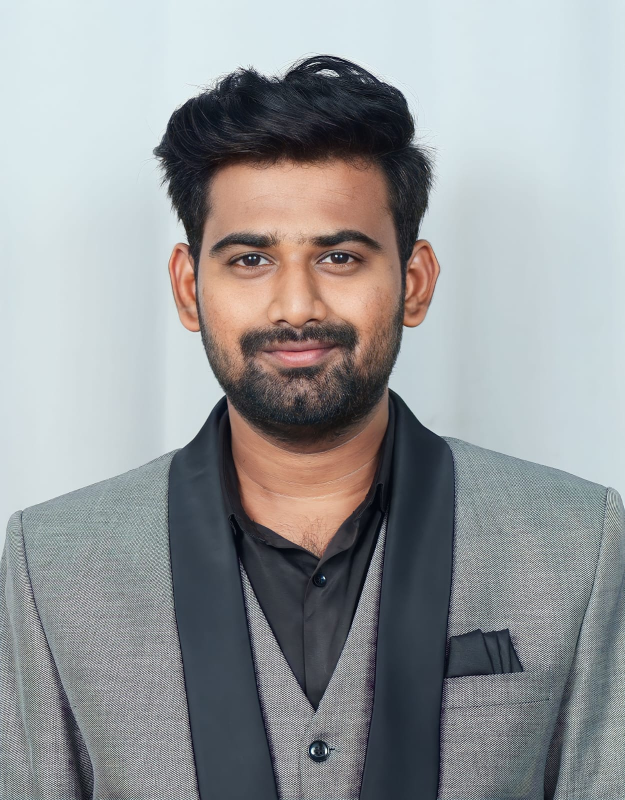
#> input picture opencv/demoimages/passportsize.jpeg, 1250 x 1600 px (shown at 1/2 size)
$ python cannyedgedetection.py
#> lines starting #> are read from the running program, lines starting #| are printed output that depends on the picture
import os
import cv2
import numpy as np
import matplotlib.pyplot as plt
def callback(input):
    pass
def cannyEdgeDetection():
    root = os.getcwd()
    imgPath = os.path.join(root, 'demoimages//passportsize.jpeg')
    img = cv2.imread(imgPath)
#> img is the input picture: shape (1600, 1250, 3); mean B, G, R 154.1, 152.4, 149.8
    imgGray = cv2.cvtColor(img, cv2.COLOR_BGR2GRAY)
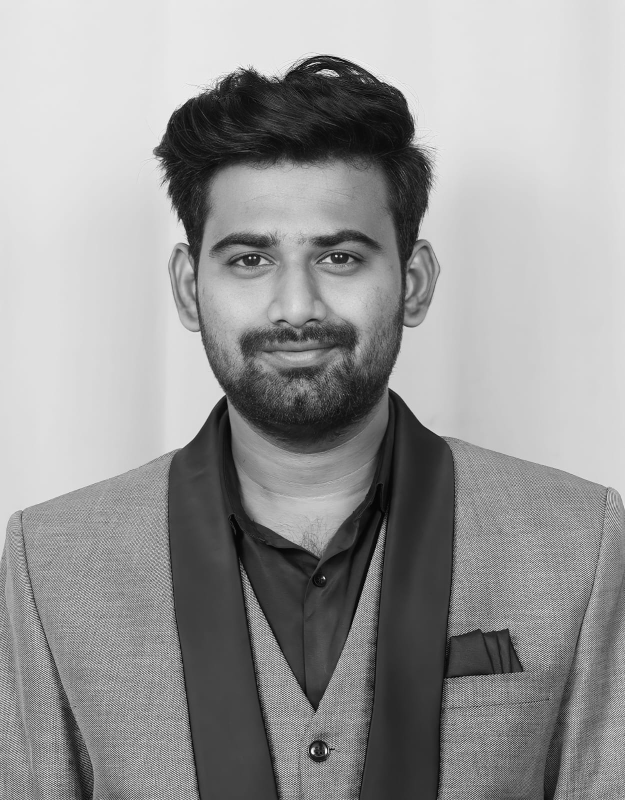
#> imgGray: shape (1600, 1250) (shown at 1/2 size); min 0, max 255, mean 151.7

    height,width,_= img.shape
#> height = 1600; width = 1250
    scale = 1/5
    width = int(width * scale)
#> width = 250
    height = int(height * scale)
#> height = 320
    img = cv2.resize(img, (width, height),interpolation=cv2.INTER_LINEAR)
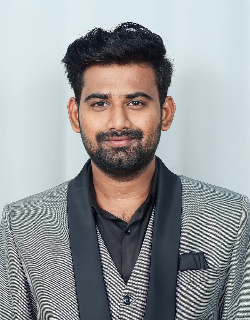
#> img: shape (320, 250, 3); mean B, G, R 154.2, 152.4, 149.8

    winname = 'Canny Edge Detection'
    cv2.namedWindow(winname)
    cv2.createTrackbar('low', winname, 50, 255, callback)
    cv2.createTrackbar('high', winname, 150, 255, callback)
    while True:
        if cv2.waitKey(1) & 0xFF == ord('q'):
#> (key q is pressed here)
            break

        # Get current values of trackbars
        low = cv2.getTrackbarPos('low', winname)
        high = cv2.getTrackbarPos('high', winname)

        # Canny Edge Detection
        edges = cv2.Canny(imgGray, low, high)
        cv2.imshow(winname, edges)


    cv2.destroyAllWindows()
if __name__ == "__main__":
    cannyEdgeDetection()
